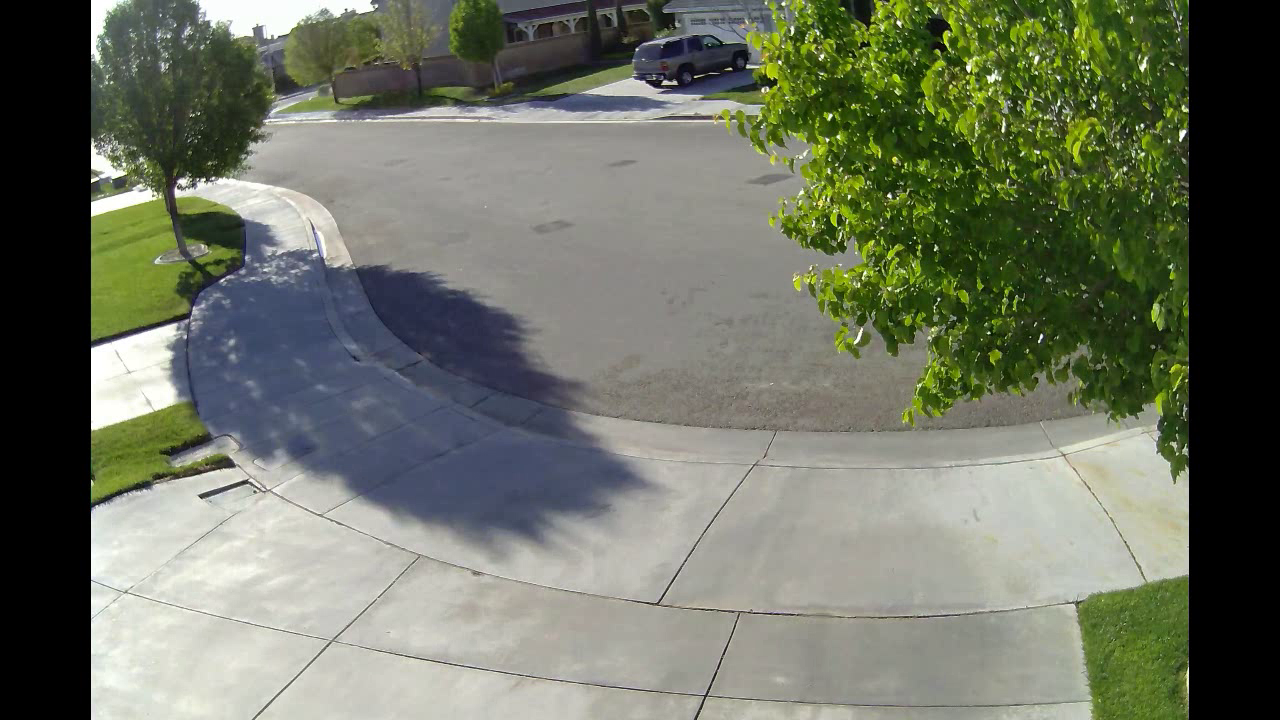
#> input picture Lect 3/background.png, 1280 x 720 px, found by its file name
$ jupyter execute --allow-errors HW4.ipynb
#> lines starting #> are read from the running program, lines starting #| are printed output that depends on the picture
[cell 1]
import cv2
import numpy as np

[cell 2]
background = cv2.imread("data/background.png")
#> background is the input picture: shape (720, 1280, 3); mean B, G, R 99, 115.3, 109.8
# Convert BGR to Grayscale
background = cv2.cvtColor(background,cv2.COLOR_BGR2GRAY)
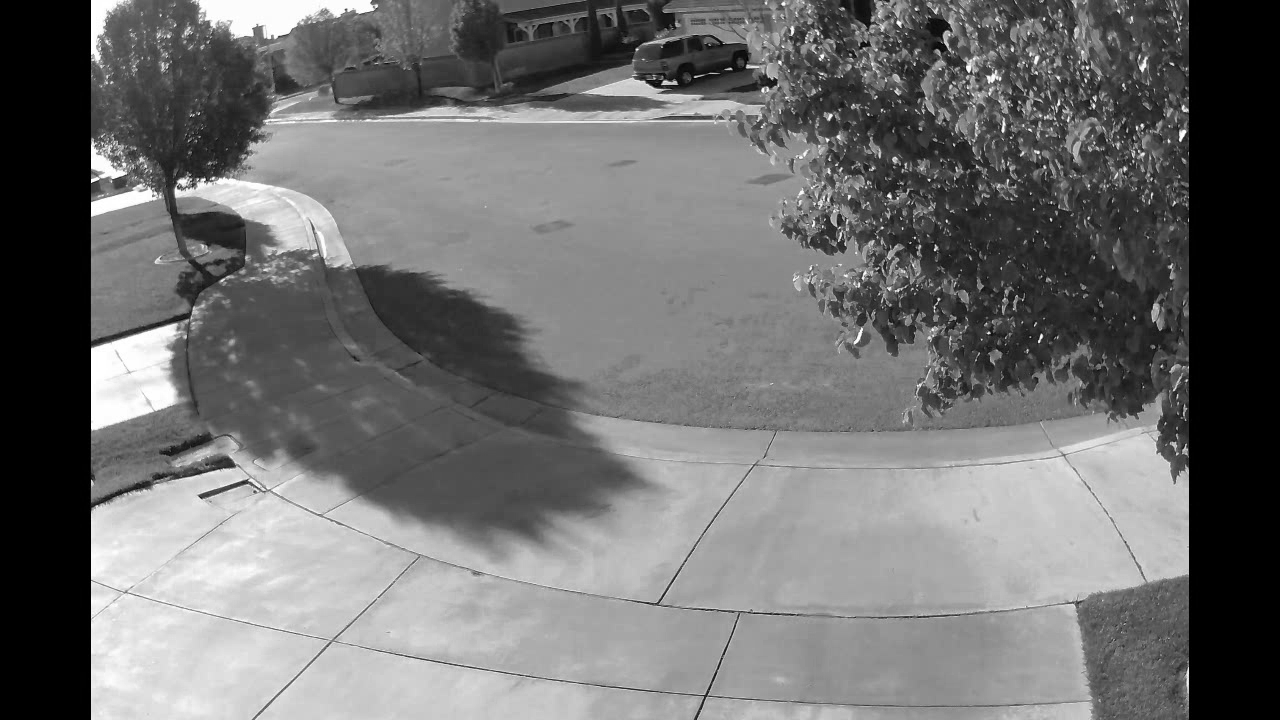
#> background: shape (720, 1280); min 0, max 255, mean 111.8
# Smoothing to reduce noise by specifying 21*21 kernel and sigma set to zrio
background = cv2.GaussianBlur(background,(21,21),0)
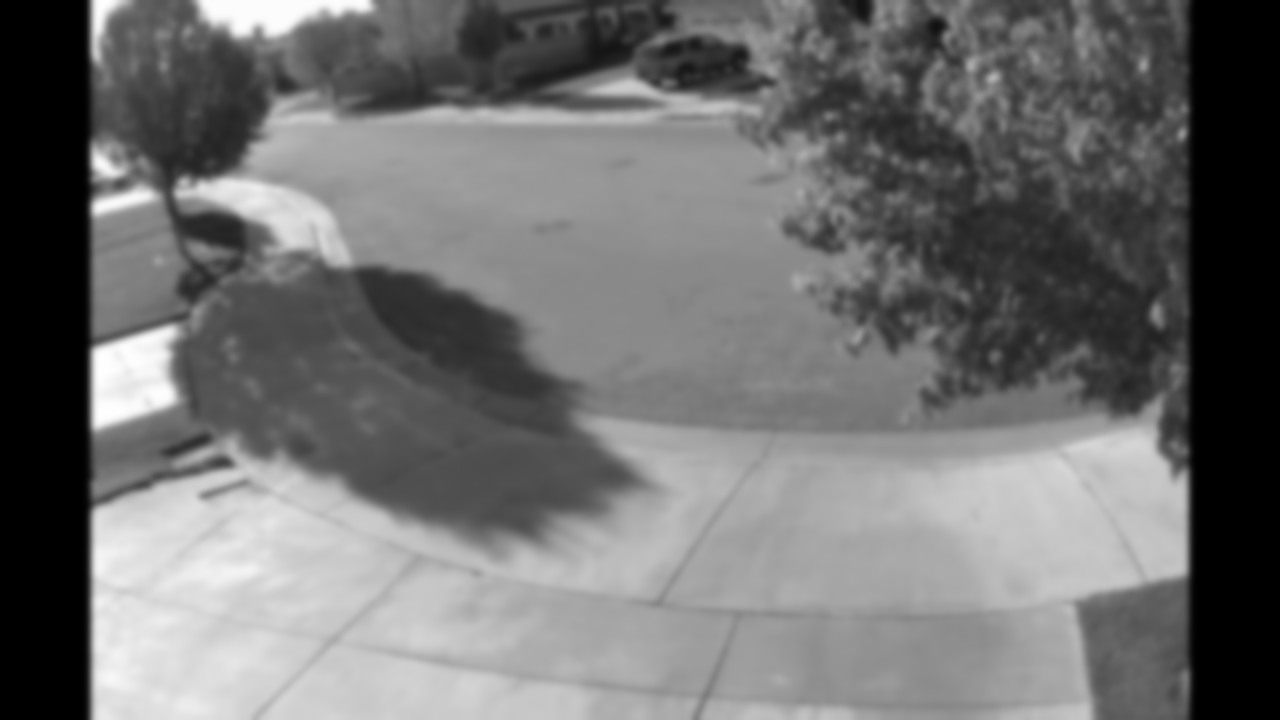
#> background: shape (720, 1280); min 0, max 255, mean 111.8

video = cv2.VideoCapture("data/surveillance.avi")

#> (the rest of this cell did not finish here and is left out)
